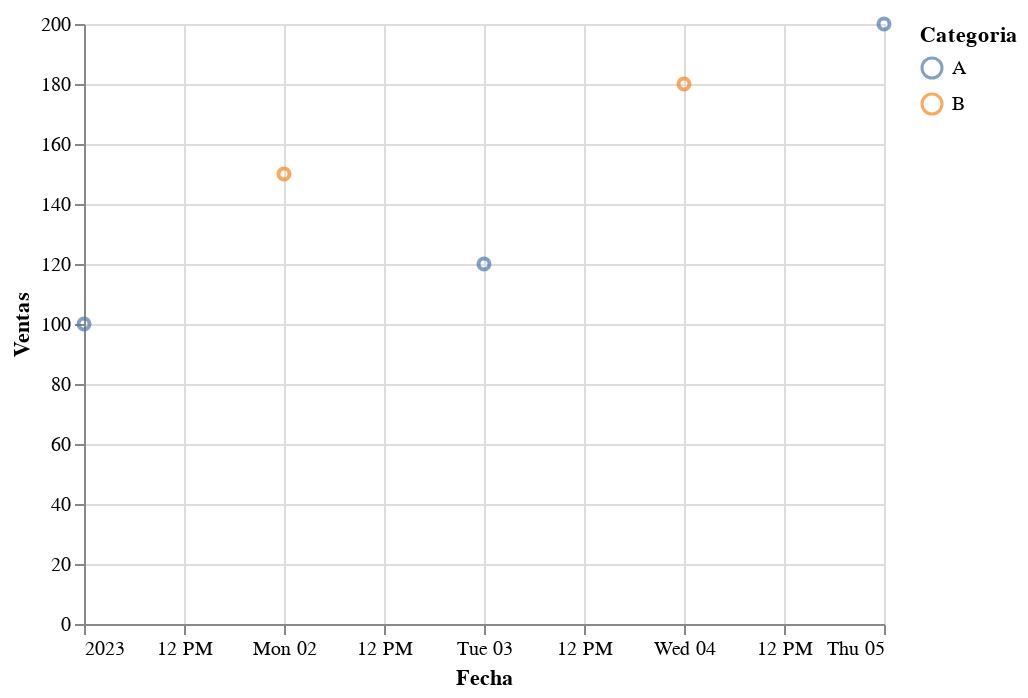

The notebook cell this image was saved under:
### Markdown cell above
# Ejemplo: Análisis y visualización con Altair.

Vamos a usar un dataframe de ejemplo, el cual tendrá la información de ventas y gastos de una empresa a lo largo de 5 días consecutivos. Más adelante trabajaremos con df más complejos.

### Code cell
# Vamos a reducir la cantidad de datos para aligerar el proceso.

# Crear un DataFrame de ejemplo.
data = {
    'Fecha': pd.to_datetime(['2023-01-01', '2023-01-02', '2023-01-03', '2023-01-04', '2023-01-05']),
    'Ventas': [100, 150, 120, 180, 200],
    'Gastos': [50, 60, 55, 70, 80],
    'Categoria': ['A', 'B', 'A', 'B', 'A']
}
df = pd.DataFrame(data)


# Vamos a plotear distintos gráficos usando altair:

ex_chart = alt.Chart(df)

# Gráfico mostrando las ventas por fecha, clasificándolas por categoría.
ex_chart.mark_point().encode(
    x='Fecha',
    y='Ventas',
    color='Categoria'
)

### Figure 1 — Vega-Lite specification as saved in the notebook (floating-point values rounded to 4 significant figures)
{"config": {"view": {"continuousWidth": 400, "continuousHeight": 300}}, "data": {"name": "data-ca0ced7642aa3b5d5aa250f64685fd0d"}, "mark": "point", "encoding": {"color": {"field": "Categoria", "type": "nominal"}, "x": {"field": "Fecha", "type": "temporal"}, "y": {"field": "Ventas", "type": "quantitative"}}, "$schema": "https://vega.github.io/schema/vega-lite/v4.17.0.json", "datasets": {"data-ca0ced7642aa3b5d5aa250f64685fd0d": [{"Fecha": "2023-01-01T00:00:00", "Ventas": 100, "Gastos": 50, "Categoria": "A"}, {"Fecha": "2023-01-02T00:00:00", "Ventas": 150, "Gastos": 60, "Categoria": "B"}, {"Fecha": "2023-01-03T00:00:00", "Ventas": 120, "Gastos": 55, "Categoria": "A"}, {"Fecha": "2023-01-04T00:00:00", "Ventas": 180, "Gastos": 70, "Categoria": "B"}, {"Fecha": "2023-01-05T00:00:00", "Ventas": 200, "Gastos": 80, "Categoria": "A"}]}}
